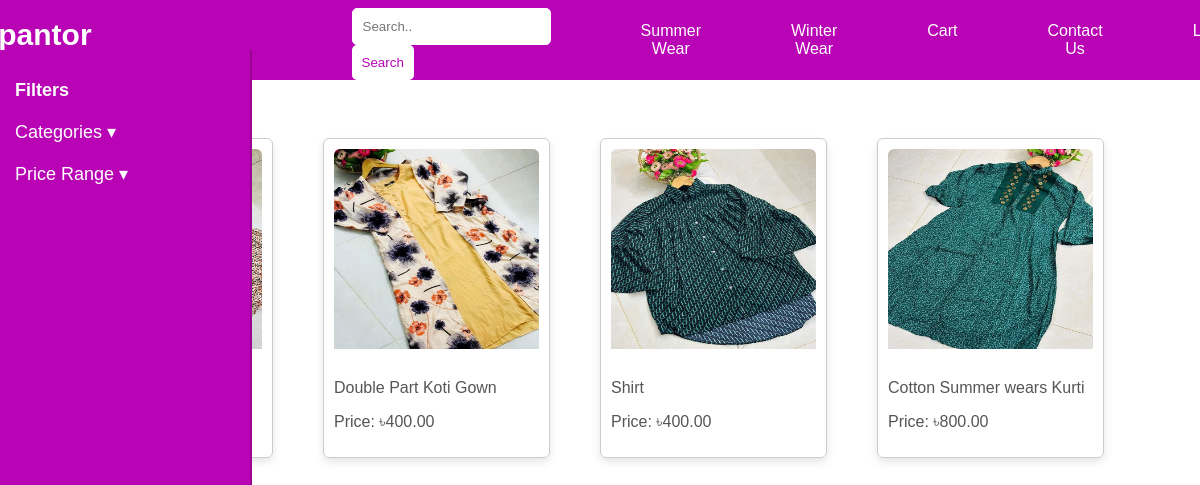
The page /filtered_elements/ on the database its author committed.
### management/models.py (models this page shows, shortened)
class Wears(models.Model):
    summerOrWinterChoices  = [
        ('SummerWear', 'Summerwear'),
        ('WinterWear', 'Winterwear')
    ]
    productId = models.AutoField(primary_key=True)
    summerOrWinter  = models.CharField(max_length=20, choices=summerOrWinterChoices )
    categories = models.ManyToManyField(Category)
    productName = models.CharField(max_length=100)
    productColor = models.CharField(max_length=50, null=True)
    productBody = models.CharField(max_length=30, null=True)
    frontLength = models.CharField(max_length=30, null=True)
    backLength = models.CharField(max_length=30, null=True)
    productPrice = models.DecimalField(max_digits=8, decimal_places=2)
    available = models.IntegerField()
    description = models.TextField()
    productImage = models.ImageField(blank=True)

### management/views.py (the view)
# urls.py: path('filtered_elements/', views.filtered_elements, name='filtered_elements')
def filtered_elements(request):
    template = loader.get_template('filtered_elements.html')
    if request.method == 'GET':
        categories = request.GET.getlist('categories')
        max_price = request.GET.get('max-price')
        wears = Wears.objects.all()
        categorized = Wears.objects.all()
        if max_price:
            wears = wears.filter(productPrice__lte=float(max_price))
        if categories:
            categorized = wears.filter(categories__categoryName__in=categories).distinct()
        context = {
            'items': wears,
            'categorized': categorized
        }
        return HttpResponse(template.render(context, request))

### management/templates/filtered_elements.html (shortened to what this page needs)
<!DOCTYPE html>
<html lang="en">
<head>
</head>
<body>
    {% include 'header.html' %}
    {% include 'sidebar.html' %}
    <h2 class="category-title">Rupantor Featured:</h1>
    <div class="card-container">
        {% for item in items %}
        <div class="card">
            {% for product in categorized %}
                {% if item.productId == product.productId %}
                    <a href="{% url 'product_detail' product_id=product.productId %}" style="text-decoration: none; color: inherit;">
                        <img src="/media/{{ product.productImage }}" alt="no image">
                        <p>{{ product.productName }}</p>
                        <p>Price: ৳{{ product.productPrice }}</p>
                    </a>
                {% endif %}
            {% endfor %}
            </div>
        {% endfor %}
    </div>
</body>
</html>

### management/templates/filtered_elements.html (style rules this page uses)
.category-title { font-size: larger; margin-left: 50px; color: #AF0AAD; }
.card-container { display: flex; justify-content: center; flex-wrap: wrap; margin: 20px 0; }
.card { flex: 0 1 calc(20% - 35px); border: 1px solid #ccc; border-radius: 6px; padding: 10px; margin-right: 50px; margin-bottom: 20px; box-shadow: 0 4px 8px rgba(0, 0, 0, 0.1); transition: box-shadow 0.3s ease; }
.card p { font-size: 16px; color: #555; }
.card img { width: 100%; height: 200px; object-fit: fill; border-radius: 6px 6px 0 0; margin-bottom: 10px; }

### management/templates/header.html (style rules this page uses)
body { margin: 0; }

### management/templates/sideBar.html (style rules this page uses)
body { font-family: Arial, sans-serif; margin: 0; padding: 0; }

### rows shown on the page
Wears: productImage (picture), productName "Double Part Koti Gown", productPrice "400.00"
Wears: productImage (picture), productName "Shirt", productPrice "400.00"
Wears: productImage (picture), productName "Cotton Summer wears Kurti", productPrice "800.00"
